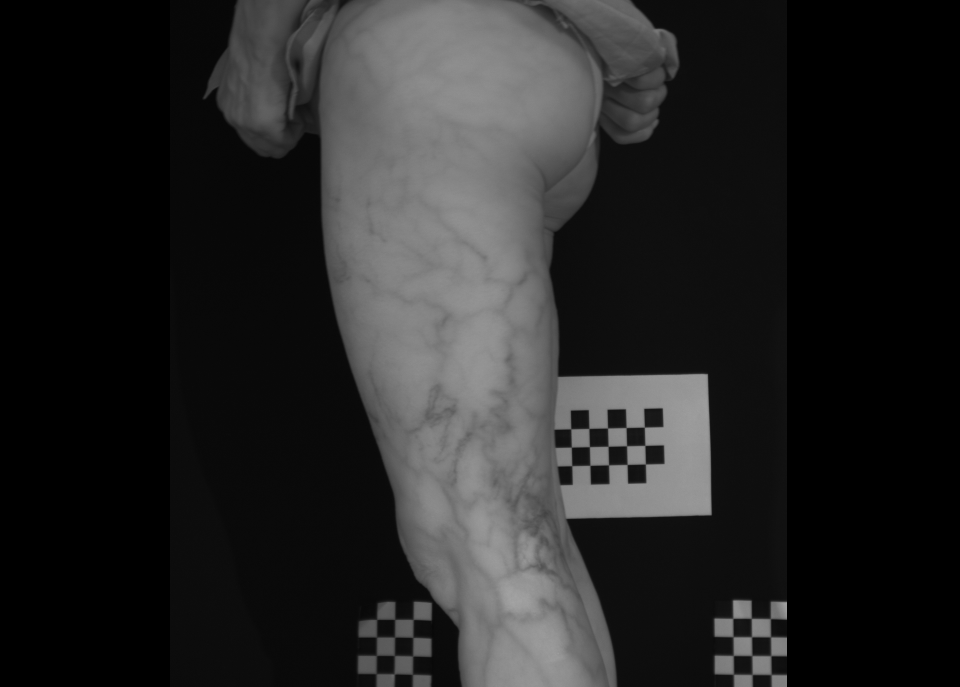
#> input picture imagenes_orginales/Caso A BN.png, 3840 x 2748 px (shown at 1/4 size)
$ python contour_script.py   (older library calls are emulated)
#> lines starting #> are read from the running program, lines starting #| are printed output that depends on the picture; after the words box and inside, x2 and y2 are one past the last pixel; in counts of white or black regions, pixels touching at a corner belong together
### VeinSegmentation/enhance.py
import copy
import math
import warnings

import cv2
import numpy as np
import scipy.ndimage.filters as flt

white = 255.
black = 0.


# [6 lines left out: function gaborFiltering, not called in this run]


def segmentation(img, n_clusters=2):
    Z = img.reshape((-1, 1))
    # convert to np.float32
    Z = np.float32(Z)
    # define criteria, number of clusters(K) and apply kmeans()
    criteria = (cv2.TERM_CRITERIA_EPS + cv2.TERM_CRITERIA_MAX_ITER, 10, 1.0)
    K = n_clusters
    ret, label, center = cv2.kmeans(Z, K, None, criteria, 10, cv2.KMEANS_RANDOM_CENTERS)
    # Now convert back into uint8, and make original image
    center = np.uint8(center)
    res = center[label.flatten()]
    res2 = res.reshape(img.shape)

    return res2


def skeletonization(img, niter=100):
    enhanced_segm = segmentation(img, n_clusters=2)

    ret, img = cv2.threshold(enhanced_segm.astype(np.uint8), 127, 255, 0)
    img = cv2.bitwise_not(img)

    img = img.astype(np.uint8)
    size = np.size(img)
    skel = np.zeros(img.shape, np.uint8)

    # Get a Cross Shaped Kernel
    element = cv2.getStructuringElement(cv2.MORPH_CROSS, (3, 3))

    i = 0
    while i < niter:
        i = i + 1
        # Step 1: Substract open from the original image
        open = cv2.morphologyEx(img, cv2.MORPH_OPEN, element)
        temp = cv2.subtract(img, open)
        # Step 2: Erode the original image and refine the skeleton
        eroded = cv2.erode(img, element)
        skel = cv2.bitwise_or(skel, temp)
        img = eroded.copy()
        # Step 3: If there are no white pixels left ie.. the image has been completely eroded, quit the loop
        if cv2.countNonZero(img) == 0:
            break
    return skel


def enhance_medical_image(image, clip_limit=5, tile_grid_size=5, use_clahe=True):
    """
    # Based in https://ieeexplore.ieee.org/document/6246971

    Enhanced medical image

    Usage:
    imgout = enhance_medical_image(image, clip_limit, tile_grid_size)

    Arguments:
            image    - input image
            clip_limit  -
            tile_grid_size  - size of the grid for the CLAHE

    Returns:
            imgout   - ehanced image

    """
    image = cv2.fastNlMeansDenoising(image.astype(np.uint8))
    image = cv2.morphologyEx(image, cv2.MORPH_OPEN, cv2.getStructuringElement(cv2.MORPH_RECT, (5, 5)))
    image = anisodiff(image, niter=1, kappa=50, gamma=0.25, step=(1., 1.), sigma=0, option=1)
    if use_clahe:
        clahe = cv2.createCLAHE(clipLimit=clip_limit, tileGridSize=(tile_grid_size, tile_grid_size))
        image = clahe.apply(image.astype(np.uint8))
        del clahe
    else:
        image = cv2.equalizeHist(image.astype(np.uint8))
    return image.astype(float)


def anisodiff(img, niter=1, kappa=50, gamma=0.1, step=(1., 1.), sigma=0, option=1, ploton=False):
    """
    Anisotropic diffusion.

    Usage:
    imgout = anisodiff(im, niter, kappa, gamma, option)

    Arguments:
            img    - input image
            niter  - number of iterations
            kappa  - conduction coefficient 20-100 ?
            gamma  - max value of .25 for stability
            step   - tuple, the distance between adjacent pixels in (y,x)
            option - 1 Perona Malik diffusion equation No 1
                     2 Perona Malik diffusion equation No 2
            ploton - if True, the image will be plotted on every iteration

    Returns:
            imgout   - diffused image.

    kappa controls conduction as a function of gradient.  If kappa is low
    small intensity gradients are able to block conduction and hence diffusion
    across step edges.  A large value reduces the influence of intensity
    gradients on conduction.

    gamma controls speed of diffusion (you usually want it at a maximum of
    0.25)

    step is used to scale the gradients in case the spacing between adjacent
    pixels differs in the x and y axes

    Diffusion equation 1 favours high contrast edges over low contrast ones.
    Diffusion equation 2 favours wide regions over smaller ones.

    Reference:
    P. Perona and J. Malik.
    Scale-space and edge detection using ansotropic diffusion.
    IEEE Transactions on Pattern Analysis and Machine Intelligence,
    12(7):629-639, July 1990.

    Original MATLAB code by Peter Kovesi
    School of Computer Science & Software Engineering
    The University of Western Australia
    pk @ csse uwa edu au
    <http://www.csse.uwa.edu.au>

    Translated to Python and optimised by Alistair Muldal
    Department of Pharmacology
    University of Oxford
    <alistair.muldal@pharm.ox.ac.uk>

    June 2000  original version.
    March 2002 corrected diffusion eqn No 2.
    July 2012 translated to Python
    """

    # ...you could always diffuse each color channel independently if you
    # really want
    if img.ndim == 3:
        warnings.warn("Only grayscale images allowed, converting to 2D matrix")
        img = img.mean(2)

    # initialize output array
    img = img.astype('float32')
    imgout = img.copy()

    # initialize some internal variables
    deltaS = np.zeros_like(imgout)
    deltaE = deltaS.copy()
    NS = deltaS.copy()
    EW = deltaS.copy()
    gS = np.ones_like(imgout)
    gE = gS.copy()

    # create the plot figure, if requested
    if ploton:
        import pylab as pl

        fig = pl.figure(figsize=(20, 5.5), num="Anisotropic diffusion")
        ax1, ax2 = fig.add_subplot(1, 2, 1), fig.add_subplot(1, 2, 2)

        ax1.imshow(img, interpolation='nearest')
        ih = ax2.imshow(imgout, interpolation='nearest', animated=True)
        ax1.set_title("Original image")
        ax2.set_title("Iteration 0")

        fig.canvas.draw()

    for ii in np.arange(1, niter):

        # calculate the diffs
        deltaS[:-1, :] = np.diff(imgout, axis=0)
        deltaE[:, :-1] = np.diff(imgout, axis=1)

        if 0 < sigma:
            deltaSf = flt.gaussian_filter(deltaS, sigma);
            deltaEf = flt.gaussian_filter(deltaE, sigma);
        else:
            deltaSf = deltaS;
            deltaEf = deltaE;

        # conduction gradients (only need to compute one per dim!)
        if option == 1:
            gS = np.exp(-(deltaSf / kappa) ** 2.) / step[0]
            gE = np.exp(-(deltaEf / kappa) ** 2.) / step[1]
        elif option == 2:
            gS = 1. / (1. + (deltaSf / kappa) ** 2.) / step[0]
            gE = 1. / (1. + (deltaEf / kappa) ** 2.) / step[1]

        # update matrices
        E = gE * deltaE
        S = gS * deltaS

        # subtract a copy that has been shifted 'North/West' by one
        # pixel. don't as questions. just do it. trust me.
        NS[:] = S
        EW[:] = E
        NS[1:, :] -= S[:-1, :]
        EW[:, 1:] -= E[:, :-1]

        # update the image
        imgout += gamma * (NS + EW)

        if ploton:
            iterstring = "Iteration %i" % (ii + 1)
            ih.set_data(imgout)
            ax2.set_title(iterstring)
            fig.canvas.draw()
        # sleep(0.01)

    return imgout


# [47 lines left out: functions color_layer_segmentation, color_layer_segmantation_filled, not called in this run]

### VeinSegmentation/contour.py
import cv2
import imutils
import numpy as np


def contour(image):

    if len(image.shape) == 3:
        gray = (cv2.cvtColor(image, cv2.COLOR_BGR2GRAY)).astype(np.uint8)
    else:
        gray = image.astype(np.uint8)

    ratio = image.shape[0] / 300.0
    orig = image.copy()

    gray = cv2.bilateralFilter(gray, 11, 17, 17)
    edged = cv2.Canny(gray, 30, 200)

    # find contours in the edged image, keep only the largest
    # ones, and initialize our screen contour
    contours = cv2.findContours(edged.copy(), mode=cv2.RETR_TREE, method=cv2.CHAIN_APPROX_NONE)
    contours = imutils.grab_contours(contours)
    contours = sorted(contours, key=cv2.contourArea, reverse=True)

    # loop over our contours
    closed_contours = []
    open_contours = []

    for c in contours:
        if cv2.contourArea(c) > cv2.arcLength(c, True):
            closed_contours.append(c)
        else:
            open_contours.append(c)

    return open_contours, closed_contours

### contour_script.py
import cv2
from VeinSegmentation.contour import contour
import matplotlib.pyplot as plt
import numpy as np
from VeinSegmentation.enhance import enhance_medical_image, segmentation, skeletonization

y = 1300  # donde empieza el corte en y
x = 1600  # donde empieza el corte en x
h = 600  # tamaño del corte en h
w = 600  # tamaño del corte en y

image = (cv2.imread('imagenes_orginales/Caso A BN.png'))
#> image is the input picture: shape (2748, 3840, 3); min 0, max 173, mean 37.5
zoom = image[y:y + h, x:x + w]

enhanced = enhance_medical_image(zoom, clip_limit=8, tile_grid_size=8)
#> in enhance_medical_image, `image = clahe.apply(image.astype(np.uint8))`:
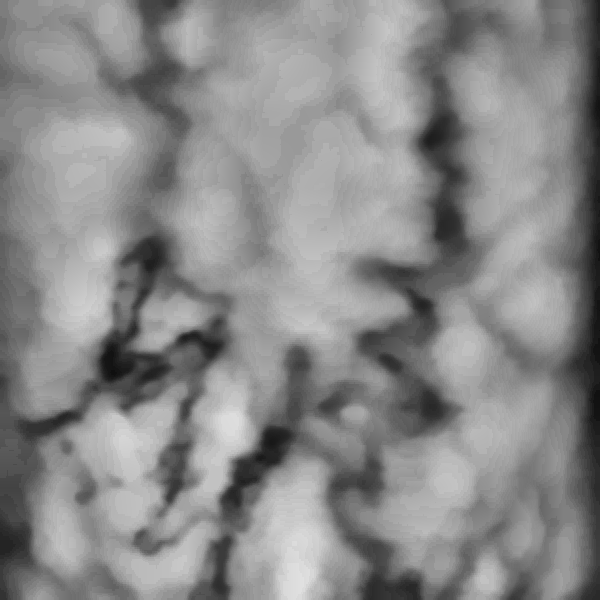
#> image: shape (600, 600); min 15, max 225, mean 137.3
enhanced_segm = segmentation(enhanced, n_clusters=2)
#> in segmentation, `ret, label, center = cv2.kmeans(Z, K, None, criteria, 10, cv2.KMEANS_R..`: ret = 167946136.9; center = [89.12, 160.2]
#> in segmentation, `center = np.uint8(center)`: center = [89, 160]
#> in segmentation, `res2 = res.reshape(img.shape)`:
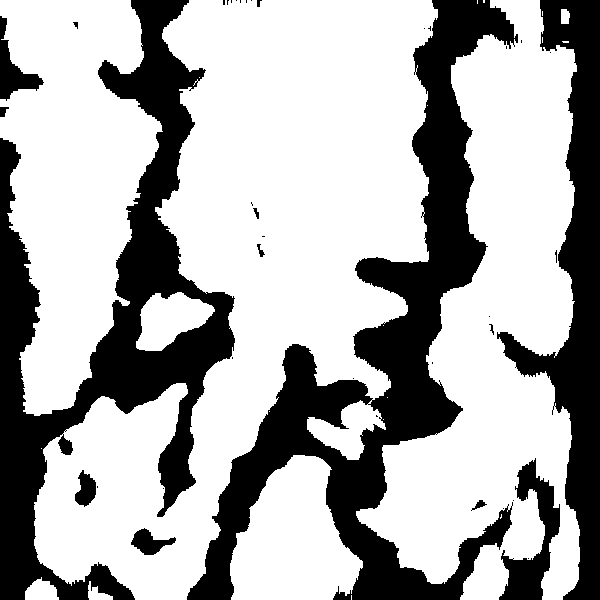
#> res2: shape (600, 600); values 89 (black) and 160 (white), 67.7% white; 39 black regions (25 under 20 px), largest, box (x1, y1, x2, y2) and area: (187, 0, 518, 600) 46762, (0, 0, 235, 600) 42307, (497, 0, 600, 600) 20989

ret, img = cv2.threshold(enhanced_segm.astype(np.uint8), 127, 255, 0)
inverted_segm_th = cv2.bitwise_not(img)
skel = skeletonization(inverted_segm_th)
#> in skeletonization, `size = np.size(img)`: size = 360000
#> after the loop in skeletonization, `while i < niter:`:
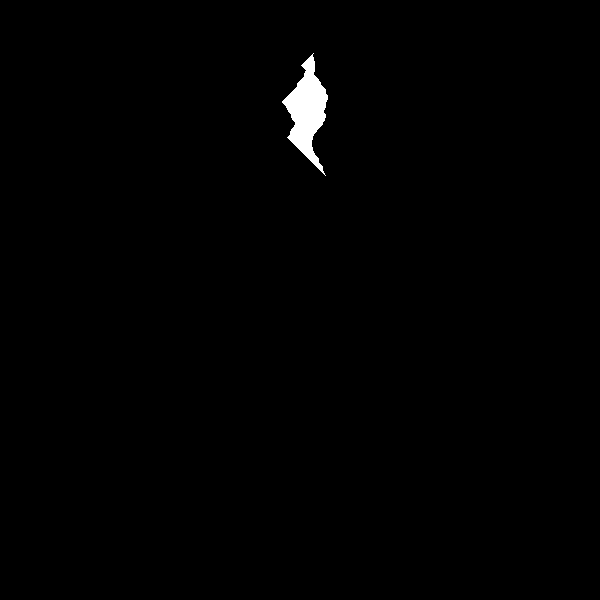
#> img: shape (600, 600); 0.71% white; 1 white region, box (x1, y1, x2, y2) and area: (282, 53, 328, 176) 2566
#> after the loop in skeletonization, `while i < niter:`:
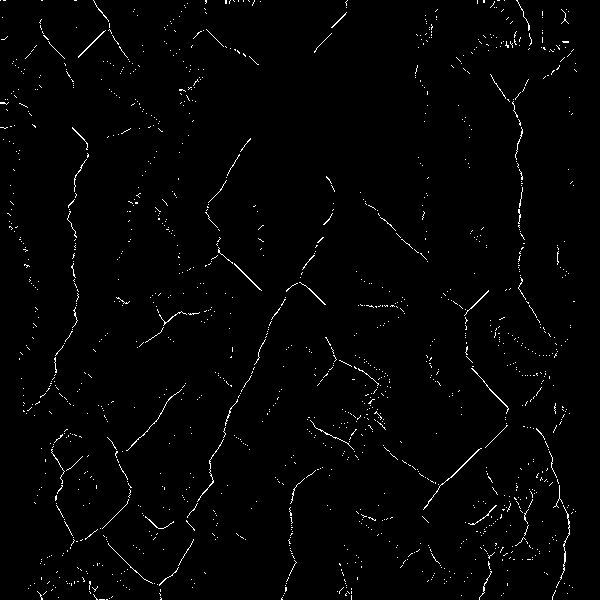
#> skel: shape (600, 600); 1.5% white in thin lines or dots
#> after the loop in skeletonization, `while i < niter:`: i = 100

open_contours, closed_contours = contour(enhanced_segm.astype(np.uint8))
#> in contour, `gray = cv2.bilateralFilter(gray, 11, 17, 17)`:
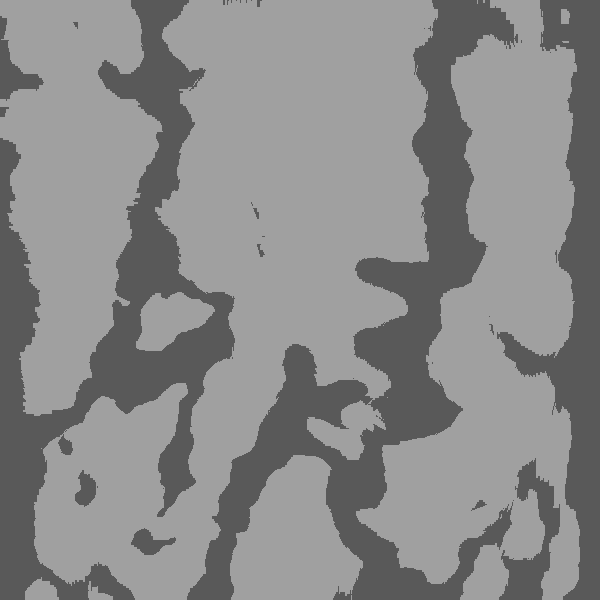
#> gray: shape (600, 600); min 89, max 160, mean 137.1
#> in contour, `edged = cv2.Canny(gray, 30, 200)`:
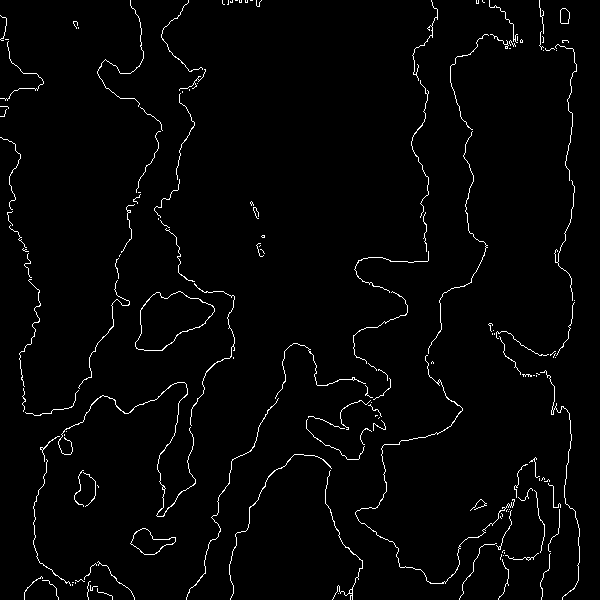
#> edged: shape (600, 600); 2.1% white in thin lines or dots
#> in contour, `contours = cv2.findContours(edged.copy(), mode=cv2.RETR_TREE, method=c..`: contours = 174 contours, 162 with area under 20; largest, box (x1, y1, x2, y2) and area: (135, 291, 215, 351) 2902, (135, 291, 215, 351) 2876, (130, 528, 176, 555) 606, (130, 528, 176, 555) 596, (560, 8, 570, 24) 120
#> after the loop in contour, `for c in contours:`: closed_contours = 6 contours; box (x1, y1, x2, y2) and area: (135, 291, 215, 351) 2902, (135, 291, 215, 351) 2876, (130, 528, 176, 555) 606, (130, 528, 176, 555) 596, (560, 8, 570, 24) 120, (560, 8, 570, 24) 120; open_contours = 168 contours, 162 with area under 20; largest, box (x1, y1, x2, y2) and area: (58, 382, 196, 517) 68, (355, 355, 515, 584) 44, (325, 470, 363, 600) 26, (229, 454, 332, 600) 26, (190, 283, 235, 426) 22, (186, 398, 279, 600) 20
black = np.zeros((h, w, 3), np.uint8)

black_countour = cv2.drawContours(black, open_contours, -1, (255, 255, 255), 3)
#> black_countour: shape (600, 600, 3); 9.3% white; 15 white regions, largest, box (x1, y1, x2, y2) and area: (353, 0, 582, 600) 11838, (31, 0, 237, 600) 6587, (184, 0, 440, 600) 6240
contour_image = cv2.drawContours(zoom, open_contours, -1, (255, 0, 0), 3)
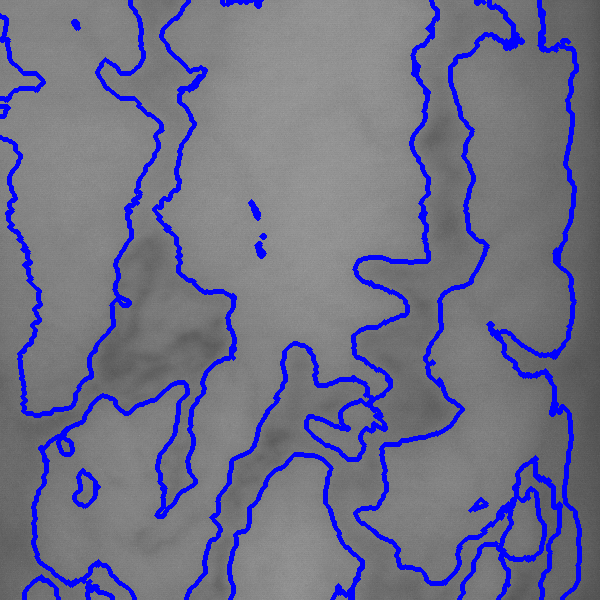
#> contour_image: shape (600, 600, 3); mean B, G, R 135.9, 112.2, 112.2

plt.title("Mejorada")
plt.imshow(enhanced, cmap='gray')
plt.show()
plt.title("Mejorada y segmentada")
plt.imshow(enhanced_segm, cmap='gray')
plt.show()
plt.title("Contorno sobre original")
plt.imshow(contour_image, cmap='gray')
plt.show()
plt.title("Contorno sobre negro")
plt.imshow(black_countour, cmap='gray')
plt.show()
plt.title('Esqueleto')
plt.imshow(skel, cmap='gray')
plt.show()

$ run again, with imagenes_orginales/Caso B BN.png copied over imagenes_orginales/Caso A BN.png
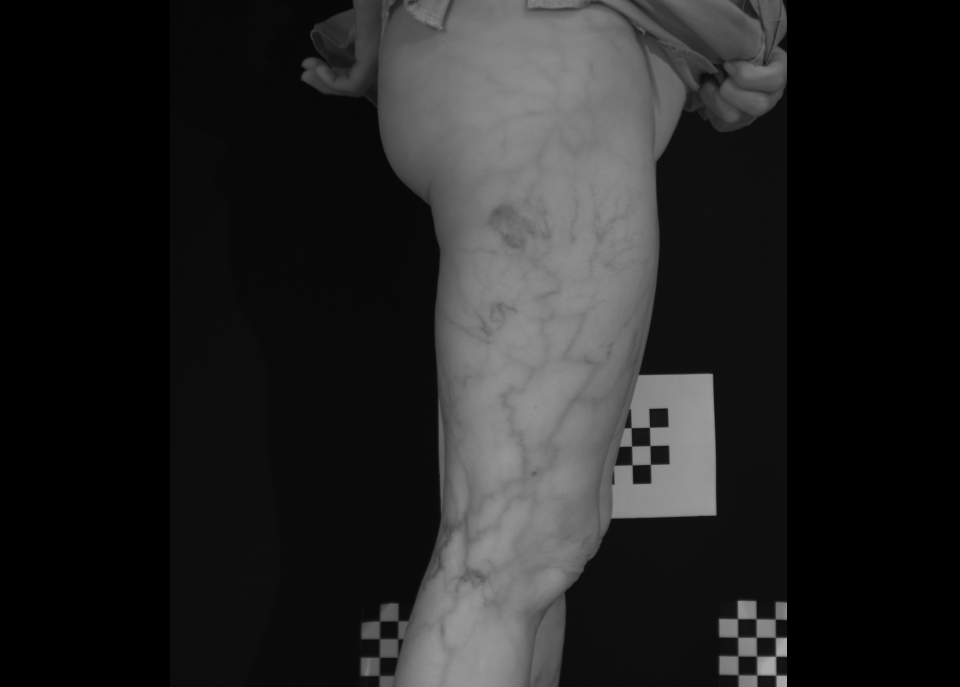
#> input picture imagenes_orginales/Caso B BN.png, 3840 x 2748 px (shown at 1/4 size)
#> image is the input picture: shape (2748, 3840, 3); min 0, max 181, mean 35.5
#> in segmentation, `ret, label, center = cv2.kmeans(Z, K, None, criteria, 10, cv2.KMEANS_R..`: ret = 200129585.7; center = [31.91, 147.7]
#> in segmentation, `center = np.uint8(center)`: center = [31, 147]
#> in segmentation, `res2 = res.reshape(img.shape)`:
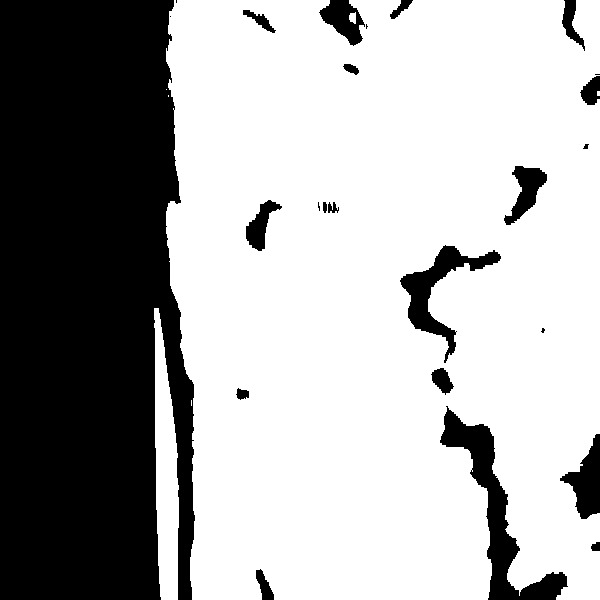
#> res2: shape (600, 600); values 31 (black) and 147 (white), 67% white; 25 black regions (6 under 20 px), largest, box (x1, y1, x2, y2) and area: (0, 0, 195, 600) 103318, (440, 406, 568, 600) 5509, (400, 245, 501, 363) 2909
#> size = 360000
#> after the loop in skeletonization, `while i < niter:`: i = 100
#> edged: shape (600, 600); 0.96% white in thin lines or dots, all inside (x1, y1, x2, y2) = (153, 0, 600, 600)
#> contours = 52 contours, 39 with area under 20; largest, box (x1, y1, x2, y2) and area: (400, 245, 501, 363) 2913, (400, 245, 501, 363) 2890, (503, 165, 547, 225) 1160, (503, 165, 547, 225) 1152, (245, 199, 282, 251) 804
#> the loop in contour, `for c in contours:` made 52 passes
#> c on passes 40, 41, 50, 51: [[473, 470], [473, 471]], [[582, 464], [582, 465]], [[585, 49], [585, 50]], [[365, 27], [365, 28]]
#> after the loop in contour, `for c in contours:`: closed_contours = 12 contours, 1 with area under 20; largest, box (x1, y1, x2, y2) and area: (400, 245, 501, 363) 2913, (400, 245, 501, 363) 2890, (503, 165, 547, 225) 1160, (503, 165, 547, 225) 1152, (245, 199, 282, 251) 804; open_contours = 40 contours, 38 with area under 20; largest, box (x1, y1, x2, y2) and area: (322, 201, 334, 213) 39, (165, 108, 195, 600) 20
#> black_countour: shape (600, 600, 3); 3.5% white; 15 white regions, largest, box (x1, y1, x2, y2) and area: (163, 0, 197, 600) 3220, (151, 305, 181, 600) 2934, (437, 403, 570, 600) 2593
#> `contour_image = cv2.drawContours(zoom, open_contours, -1, (255, 0, 0),..`:
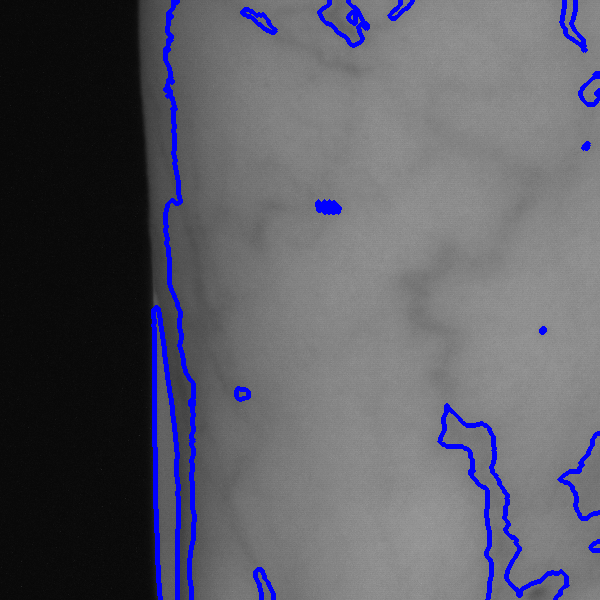
#> contour_image: shape (600, 600, 3); mean B, G, R 100.3, 91.4, 91.4
